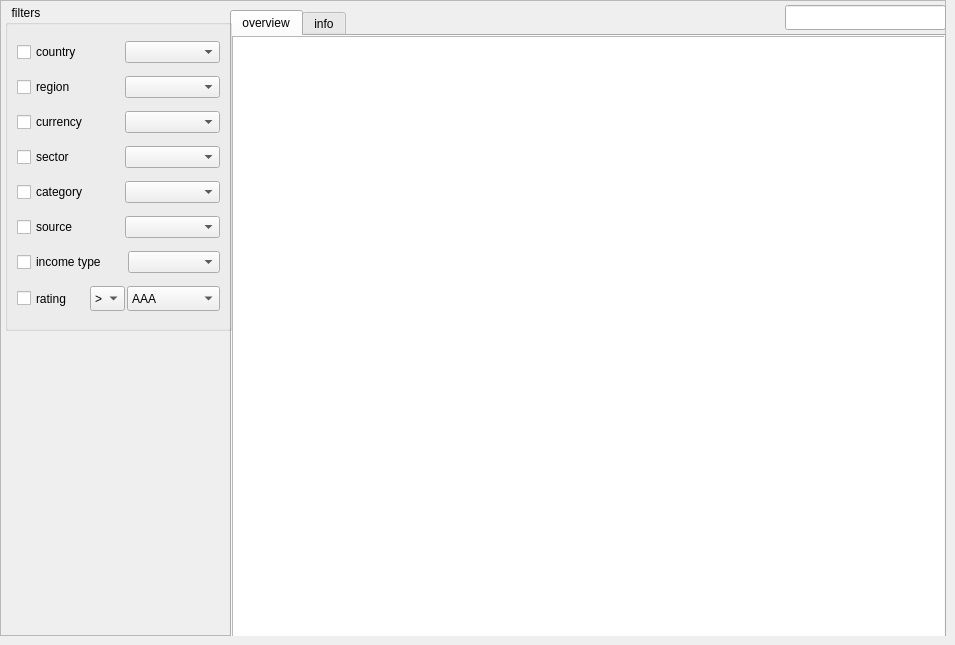
   <widget class="QWidget" name="tab_26">
    <attribute name="title">
     <string>ETFs</string>
    </attribute>
    <widget class="QFrame" name="frame_11">
     <property name="geometry">
      <rect>
       <x>0</x>
       <y>0</y>
       <width>946</width>
       <height>636</height>
      </rect>
     </property>
     <property name="frameShape">
      <enum>QFrame::StyledPanel</enum>
     </property>
     <property name="frameShadow">
      <enum>QFrame::Raised</enum>
     </property>
     <widget class="QTabWidget" name="tabWidget_10">
      <property name="geometry">
       <rect>
        <x>230</x>
        <y>10</y>
        <width>716</width>
        <height>631</height>
       </rect>
      </property>
      <property name="currentIndex">
       <number>0</number>
      </property>
      <widget class="QWidget" name="tab_33">
       <attribute name="title">
        <string>overview</string>
       </attribute>
       <widget class="QTableView" name="tableView_23">
        <property name="geometry">
         <rect>
          <x>0</x>
          <y>0</y>
          <width>716</width>
          <height>601</height>
         </rect>
        </property>
       </widget>
      </widget>
      <widget class="QWidget" name="tab_34">
       <attribute name="title">
        <string>info</string>
       </attribute>
       <widget class="QTableView" name="tableView_24">
        <property name="geometry">
         <rect>
          <x>0</x>
          <y>0</y>
          <width>716</width>
          <height>601</height>
         </rect>
        </property>
       </widget>
      </widget>
     </widget>
     <widget class="QLineEdit" name="lineEdit_19">
      <property name="geometry">
       <rect>
        <x>785</x>
        <y>5</y>
        <width>161</width>
        <height>25</height>
       </rect>
      </property>
     </widget>
     <widget class="QGroupBox" name="groupBox_9">
      <property name="geometry">
       <rect>
        <x>5</x>
        <y>5</y>
        <width>227</width>
        <height>326</height>
       </rect>
      </property>
      <property name="title">
       <string>  filters</string>
      </property>
      <layout class="QVBoxLayout" name="verticalLayout_4">
       <item>
        <layout class="QHBoxLayout" name="horizontalLayout_27">
         <item>
          <widget class="QCheckBox" name="checkBox_38">
           <property name="text">
            <string>country</string>
           </property>
          </widget>
         </item>
         <item>
          <widget class="QComboBox" name="comboBox_43">
           <property name="maximumSize">
            <size>
             <width>95</width>
             <height>16777215</height>
            </size>
           </property>
           <item>
            <property name="text">
             <string/>
            </property>
           </item>
           <item>
            <property name="text">
             <string>stocks</string>
            </property>
           </item>
           <item>
            <property name="text">
             <string>bonds</string>
            </property>
           </item>
           <item>
            <property name="text">
             <string>indexes</string>
            </property>
           </item>
           <item>
            <property name="text">
             <string>commodities</string>
            </property>
           </item>
           <item>
            <property name="text">
             <string>funds</string>
            </property>
           </item>
           <item>
            <property name="text">
             <string>etfs</string>
            </property>
           </item>
          </widget>
         </item>
        </layout>
       </item>
       <item>
        <layout class="QHBoxLayout" name="horizontalLayout_28">
         <item>
          <widget class="QCheckBox" name="checkBox_39">
           <property name="text">
            <string>region</string>
           </property>
          </widget>
         </item>
         <item>
          <widget class="QComboBox" name="comboBox_44">
           <property name="maximumSize">
            <size>
             <width>95</width>
             <height>16777215</height>
            </size>
           </property>
           <item>
            <property name="text">
             <string/>
            </property>
           </item>
           <item>
            <property name="text">
             <string>EMEA</string>
            </property>
           </item>
           <item>
            <property name="text">
             <string>AMER</string>
            </property>
           </item>
           <item>
            <property name="text">
             <string>APAC</string>
            </property>
           </item>
          </widget>
         </item>
        </layout>
       </item>
       <item>
        <layout class="QHBoxLayout" name="horizontalLayout_29">
         <item>
          <widget class="QCheckBox" name="checkBox_40">
           <property name="text">
            <string>currency</string>
           </property>
          </widget>
         </item>
         <item>
          <widget class="QComboBox" name="comboBox_45">
           <property name="maximumSize">
            <size>
             <width>95</width>
             <height>16777215</height>
            </size>
           </property>
           <item>
            <property name="text">
             <string/>
            </property>
           </item>
           <item>
            <property name="text">
             <string>energy</string>
            </property>
           </item>
           <item>
            <property name="text">
             <string>technology</string>
            </property>
           </item>
           <item>
            <property name="text">
             <string>industrials</string>
            </property>
           </item>
           <item>
            <property name="text">
             <string>retail</string>
            </property>
           </item>
           <item>
            <property name="text">
             <string>healthcare</string>
            </property>
           </item>
           <item>
            <property name="text">
             <string>military</string>
            </property>
           </item>
           <item>
            <property name="text">
             <string>finance</string>
            </property>
           </item>
           <item>
            <property name="text">
             <string>mining</string>
            </property>
           </item>
           <item>
            <property name="text">
             <string>services</string>
            </property>
           </item>
          </widget>
         </item>
        </layout>
       </item>
       <item>
        <layout class="QHBoxLayout" name="horizontalLayout_30">
         <item>
          <widget class="QCheckBox" name="checkBox_41">
           <property name="text">
            <string>sector</string>
           </property>
          </widget>
         </item>
         <item>
          <widget class="QComboBox" name="comboBox_46">
           <property name="maximumSize">
            <size>
             <width>95</width>
             <height>16777215</height>
            </size>
           </property>
           <item>
            <property name="text">
             <string/>
            </property>
           </item>
           <item>
            <property name="text">
             <string>Investing</string>
            </property>
           </item>
           <item>
            <property name="text">
             <string>Yahoo</string>
            </property>
           </item>
           <item>
            <property name="text">
             <string>Quandl</string>
            </property>
           </item>
           <item>
            <property name="text">
             <string>pandas-datareader</string>
            </property>
           </item>
          </widget>
         </item>
        </layout>
       </item>
       <item>
        <layout class="QHBoxLayout" name="horizontalLayout_31">
         <item>
          <widget class="QCheckBox" name="checkBox_42">
           <property name="text">
            <string>category</string>
           </property>
          </widget>
         </item>
         <item>
          <widget class="QComboBox" name="comboBox_47">
           <property name="maximumSize">
            <size>
             <width>95</width>
             <height>16777215</height>
            </size>
           </property>
          </widget>
         </item>
        </layout>
       </item>
       <item>
        <layout class="QHBoxLayout" name="horizontalLayout_32">
         <item>
          <widget class="QCheckBox" name="checkBox_43">
           <property name="text">
            <string>source</string>
           </property>
          </widget>
         </item>
         <item>
          <widget class="QComboBox" name="comboBox_48">
           <property name="maximumSize">
            <size>
             <width>95</width>
             <height>16777215</height>
            </size>
           </property>
          </widget>
         </item>
        </layout>
       </item>
       <item>
        <layout class="QHBoxLayout" name="horizontalLayout_33">
         <item>
          <widget class="QCheckBox" name="checkBox_44">
           <property name="text">
            <string>income type</string>
           </property>
          </widget>
         </item>
         <item>
          <widget class="QComboBox" name="comboBox_49">
           <property name="minimumSize">
            <size>
             <width>92</width>
             <height>0</height>
            </size>
           </property>
           <property name="maximumSize">
            <size>
             <width>92</width>
             <height>16777215</height>
            </size>
           </property>
          </widget>
         </item>
        </layout>
       </item>
       <item>
        <layout class="QHBoxLayout" name="horizontalLayout_34">
         <property name="spacing">
          <number>2</number>
         </property>
         <property name="sizeConstraint">
          <enum>QLayout::SetMaximumSize</enum>
         </property>
         <item>
          <widget class="QCheckBox" name="checkBox_21">
           <property name="maximumSize">
            <size>
             <width>71</width>
             <height>25</height>
            </size>
           </property>
           <property name="text">
            <string>rating</string>
           </property>
          </widget>
         </item>
         <item>
          <widget class="QComboBox" name="comboBox_50">
           <property name="maximumSize">
            <size>
             <width>35</width>
             <height>25</height>
            </size>
           </property>
           <item>
            <property name="text">
             <string>&gt;</string>
            </property>
           </item>
           <item>
            <property name="text">
             <string>&gt;=</string>
            </property>
           </item>
           <item>
            <property name="text">
             <string>&lt;</string>
            </property>
           </item>
           <item>
            <property name="text">
             <string>&lt;=</string>
            </property>
           </item>
           <item>
            <property name="text">
             <string>=</string>
            </property>
           </item>
           <item>
            <property name="text">
             <string>+/- 1 notch</string>
            </property>
           </item>
          </widget>
         </item>
         <item>
          <widget class="QComboBox" name="comboBox_51">
           <property name="maximumSize">
            <size>
             <width>16777215</width>
             <height>25</height>
            </size>
           </property>
           <item>
            <property name="text">
             <string>AAA</string>
            </property>
           </item>
           <item>
            <property name="text">
             <string>AA+</string>
            </property>
           </item>
           <item>
            <property name="text">
             <string>AA</string>
            </property>
           </item>
           <item>
            <property name="text">
             <string>AA-</string>
            </property>
           </item>
           <item>
            <property name="text">
             <string>A+</string>
            </property>
           </item>
           <item>
            <property name="text">
             <string>A</string>
            </property>
           </item>
           <item>
            <property name="text">
             <string>A-</string>
            </property>
           </item>
           <item>
            <property name="text">
             <string>BBB+</string>
            </property>
           </item>
           <item>
            <property name="text">
             <string>BBB</string>
            </property>
           </item>
           <item>
            <property name="text">
             <string>BBB-</string>
            </property>
           </item>
           <item>
            <property name="text">
             <string>BB+</string>
            </property>
           </item>
           <item>
            <property name="text">
             <string>BB</string>
            </property>
           </item>
           <item>
            <property name="text">
             <string>BB-</string>
            </property>
           </item>
           <item>
            <property name="text">
             <string>B+</string>
            </property>
           </item>
           <item>
            <property name="text">
             <string>B</string>
            </property>
           </item>
           <item>
            <property name="text">
             <string>B-</string>
            </property>
           </item>
           <item>
            <property name="text">
             <string>CCC+</string>
            </property>
           </item>
           <item>
            <property name="text">
             <string>CCC</string>
            </property>
           </item>
           <item>
            <property name="text">
             <string>CCC-</string>
            </property>
           </item>
           <item>
            <property name="text">
             <string>CC</string>
            </property>
           </item>
           <item>
            <property name="text">
             <string>C</string>
            </property>
           </item>
           <item>
            <property name="text">
             <string>D</string>
            </property>
           </item>
           <item>
            <property name="text">
             <string>IG</string>
            </property>
           </item>
           <item>
            <property name="text">
             <string>HY</string>
            </property>
           </item>
          </widget>
         </item>
        </layout>
       </item>
      </layout>
     </widget>
    </widget>
   </widget>
